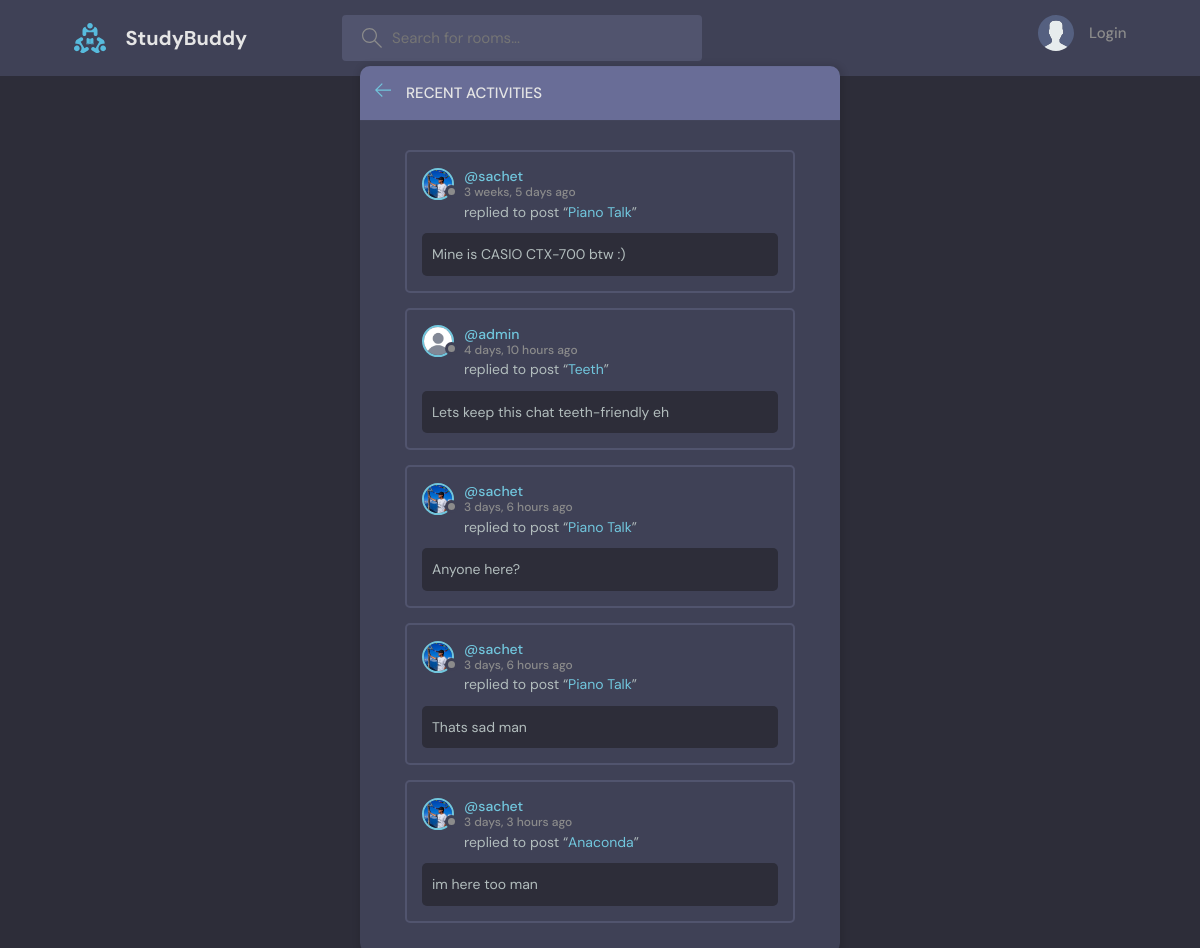
Page /base/activities/ on the committed database.
### base/models.py (models this page shows, shortened)
class Message(models.Model):
    user = models.ForeignKey(User, on_delete= models.CASCADE, related_name='messages')
    room= models.ForeignKey(Room, on_delete= models.CASCADE, related_name= 'messages')
    body = models.TextField()
    created = models.DateTimeField(auto_now_add= True)
    updated = models.DateTimeField(auto_now= True)

class Room(models.Model):
    host = models.ForeignKey(User, on_delete= models.SET_NULL, null= True, related_name='hosted_rooms')
    topic = models.ForeignKey(Topic, on_delete= models.SET_NULL, null= True)
    name= models.CharField(max_length= 100)
    description= models.TextField(null= True, blank= True )
    participants= models.ManyToManyField(User, related_name= 'participated_rooms', blank=True)
    created = models.DateTimeField(auto_now_add = True)
    updated = models.DateTimeField(auto_now= True)
    class Meta:
        ordering= ['-updated', '-created']

### accounts/models.py (models this page shows, shortened)
class Profile(models.Model):
    user = models.OneToOneField(User, on_delete= models.CASCADE, related_name= 'profile')
    bio= models.TextField(max_length= 200, null= True, blank= True)
    profile_picture = models.ImageField(
        upload_to= 'profile_pictures/',
        null=True,
        blank= True
    )

### base/views.py (the view)
# urls.py: path('activities/', views.activities, name= 'activities'),
def activities(request):
    last_n_recent= 5
    messages= Message.objects.all()[:last_n_recent]
    context= {'room_messages': messages}
    return render(request, 'base/activity.html', context)

### base/templates/base/activity.html (shortened to what this page needs)
{% extends 'main.html' %}
{% load static %}
{% block content %}
<main class="layout">
  <div class="container">
    <div class="layout__box">
      <div class="layout__boxHeader">
        <div class="layout__boxTitle">
          <a href="{{request.META.HTTP_REFERER}}">
            <svg version="1.1" xmlns="http://www.w3.org/2000/svg" width="32" height="32" viewBox="0 0 32 32">
              <title>arrow-left</title>
              <path
                d="M13.723 2.286l-13.723 13.714 13.719 13.714 1.616-1.611-10.96-10.96h27.625v-2.286h-27.625l10.965-10.965-1.616-1.607z"
              ></path>
            </svg>
          </a>
          <h3>Recent Activities</h3>
        </div>
      </div>
      <div class="activities-page layout__body ">
        {% for message in room_messages%}
        <div class="activities__box">
          <div class="activities__boxHeader roomListRoom__header">
            <a href="{% url 'user_profile' message.user.id %}" class="roomListRoom__author">
              <div class="avatar avatar--small">
                {% if message.user.profile.profile_picture %}
                <img src="{{message.user.profile.profile_picture.url}}"/>
                {% else %}
                <img src="{% static 'images/no-pfp.jpg' %}" />
                {% endif %}
              </div>
              <p>
                @{{message.user.username}}
                <span>{{message.created|timesince}} ago</span>
              </p>
            </a>
          </div>
          <div class="activities__boxContent">
            <p>replied to post “<a href="{% url 'room' message.room.id %}">{{message.room.name}}</a>”</p>
            <div class="activities__boxRoomContent">
              {{message.body}}
            </div>
          </div>
        </div>
        {% endfor %}
      </div>
    </div>
  </div>
</main>
{% endblock content %}

### static/styles/style.css (style rules this page uses)
:root { --color-main: #71c6dd; --color-main-light: #e1f6fb; --color-dark: #3f4156; --color-dark-medium: #51546e; --color-dark-light: #696d97; --color-light: #e5e5e5; --color-gray: #8b8b8b; --color-light-gray: #b2bdbd; --color-bg: #2d2d39; --color-success: #5dd693; --color-error: #fc4b0b; }
* { font-family: "DM Sans", -apple-system, BlinkMacSystemFont, "Segoe UI", Roboto, Oxygen, Ubuntu, Cantarell, "Open Sans", "Helvetica Neue", sans-serif; margin: 0; padding: 0; box-sizing: border-box; text-rendering: optimizeLegibility; font-size: inherit; }
html { font-size: 56.25%; }
@media only screen and (min-width: 1200px) { html { font-size: 62.5%; } }
body { line-height: 1.6; font-weight: 400; font-size: 1.5rem; color: var(--color-light-gray); background-color: var(--color-bg); min-height: 100vh; }
img { width: 100%; }
a { display: inline-block; color: var(--color-main); text-decoration: none; }
.container { max-width: 120rem; width: 90%; margin: auto; }
.avatar { position: relative; display: inline-block; border-radius: 50%; border: 2px solid var(--color-main); }
.avatar img { display: block; border-radius: 50%; object-fit: cover; object-position: center; }
.avatar::after { content: ""; display: block; position: absolute; background-color: var(--color-gray); z-index: 111; border-radius: 50%; border: 0.3rem solid var(--color-dark); }
.avatar.avatar--small img { width: 2.8rem; height: 2.8rem; }
.avatar.avatar--small:after { width: 0.7rem; height: 0.7rem; bottom: 0px; right: -6px; }
.layout { margin-top: 2.4rem; }
.layout > .container { display: flex; justify-content: space-between; align-items: flex-start; }
.layout__box { width: 90%; max-width: 48rem; min-height: 40rem; position: absolute; top: 50%; left: 50%; transform: translate(-50%, -46%); background-color: var(--color-dark); border-radius: 1rem; box-shadow: 1px 1px 6px 3px rgba(0, 0, 0, 0.1); overflow: hidden; }
.layout__boxHeader { display: flex; padding: 1.5rem; background-color: var(--color-dark-light); }
.layout__boxTitle { display: flex; gap: 1.5rem; align-items: center; }
.layout__boxTitle h3 { text-transform: uppercase; font-weight: 500; color: var(--color-light); }
.layout__boxTitle svg { width: 1.6rem; height: 1.6rem; fill: var(--color-main); }
.layout__body { margin: 3rem; }
.roomListRoom__header { display: flex; justify-content: space-between; align-items: center; }
.roomListRoom__author { font-weight: 500; display: flex; align-items: center; gap: 1rem; }
.activities__box { margin: 1.5rem; padding: 1.5rem; border: 2px solid var(--color-dark-medium); border-radius: 5px; }
.activities__boxHeader p { font-size: 1.4rem; line-height: 1.3; }
.activities__boxHeader p span { color: var(--color-gray); font-size: 1.2rem; display: block; }
.activities__boxContent { margin-left: 4.2rem; }
.activities__boxContent { font-size: 1.4rem; }
.activities__boxRoomContent { background: var(--color-bg); padding: 1rem; border-radius: 5px; margin-top: 1rem; margin-left: -4.2rem; }

### rows in the picture
Message: user.profile.profile_picture (picture), user.username "sachet", created "3 weeks, 5 days", room.name "Piano Talk", body "Mine is CASIO CTX-700 btw :)"
Message: user.username "admin", created "4 days, 10 hours", room.name "Teeth", body "Lets keep this chat teeth-friendly eh"
Message: user.profile.profile_picture (picture), user.username "sachet", created "3 days, 6 hours", room.name "Piano Talk", body "Anyone here?"
Message: user.profile.profile_picture (picture), user.username "sachet", created "3 days, 6 hours", room.name "Piano Talk", body "Thats sad man"
Message: user.profile.profile_picture (picture), user.username "sachet", created "3 days, 3 hours", room.name "Anaconda", body "im here too man"
